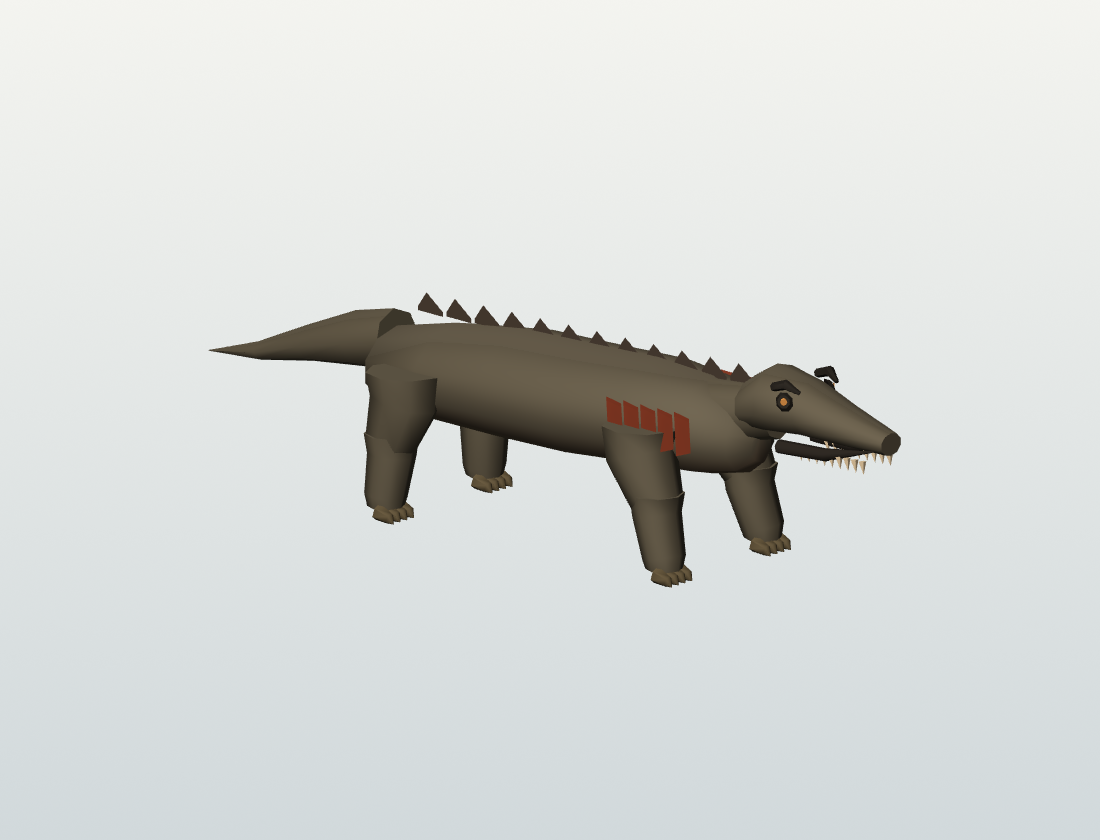
#> input picture assets/models/creatures/garruva/garruva-real-3d-three_quarter-v02.png, 1100 x 840 px
$ python compare.py
#> lines starting #> are read from the running program, lines starting #| are printed output that depends on the picture
#!/usr/bin/env python3
"""Compare V02 and V03 real exported GLB renders without generating concept art."""
from pathlib import Path
from PIL import Image, ImageFont, ImageDraw, ImageOps
ROOT=Path(__file__).resolve().parent.parent
old=Path(__file__).resolve().parents[2]/'garruva'/'garruva-real-3d-three_quarter-v02.png'
if not old.is_file():
 old=Path('/mnt/data/ref-v02/Wildhaven_Megafauna_Savana_v02/previews/garruva-real-3d-three_quarter-v02.png')
new=ROOT/'previews/garruva-v03-real-glb-three_quarter.png'
if not old.exists():
 raise FileNotFoundError('Real V02 screenshot unavailable; cannot fabricate model comparison')
w,h=2300,1150
canvas=Image.new('RGB',(w,h),'#e9e7dd');d=ImageDraw.Draw(canvas)
#> after `canvas = Image.new('RGB', (w, h), '#e9e7dd')`:
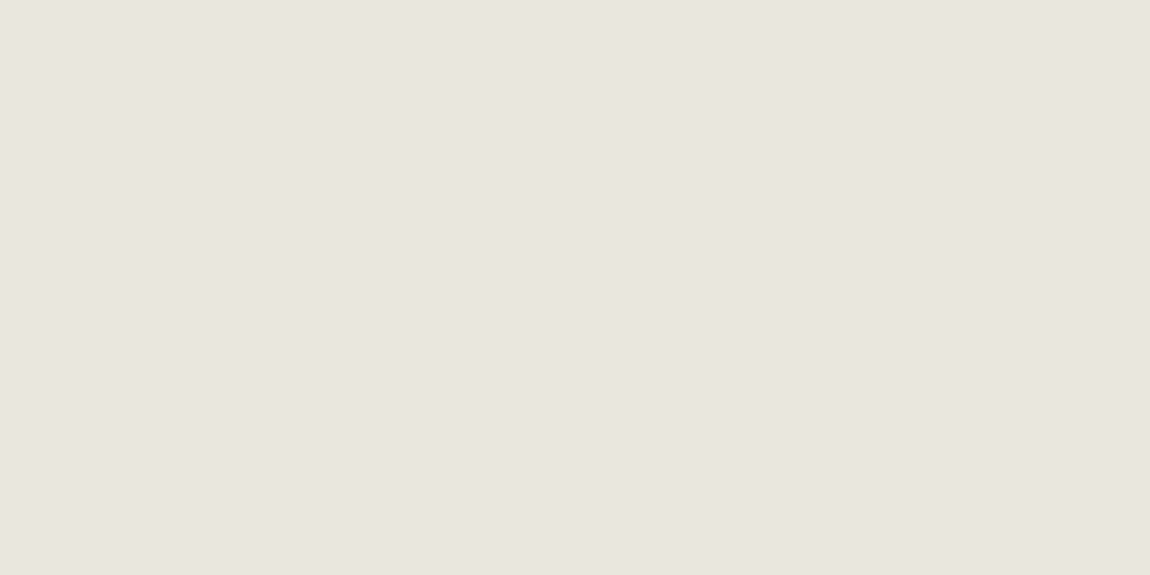
#> canvas: PIL image 2300x1150 RGB (shown at 1/2 size); mean R, G, B 233, 231, 221
try:
 font=ImageFont.truetype('/usr/share/fonts/truetype/dejavu/DejaVuSans-Bold.ttf',34)
 smaller=ImageFont.truetype('/usr/share/fonts/truetype/dejavu/DejaVuSans.ttf',23)
except OSError:
 font=ImageFont.load_default();smaller=font
for path,x,name in [(old,30,'V02 — MODELO ANTERIOR'),(new,1170,'V03 — BLOQUEIO FACETADO')]:
 im=Image.open(path).convert('RGB');f=ImageOps.contain(im,(1080,950))
#> further down, im is the input picture: PIL image 1100x840 RGB; mean R, G, B 214.4, 217.2, 215.1
 canvas.paste(f,(x+(1080-f.width)//2,90+(950-f.height)//2))
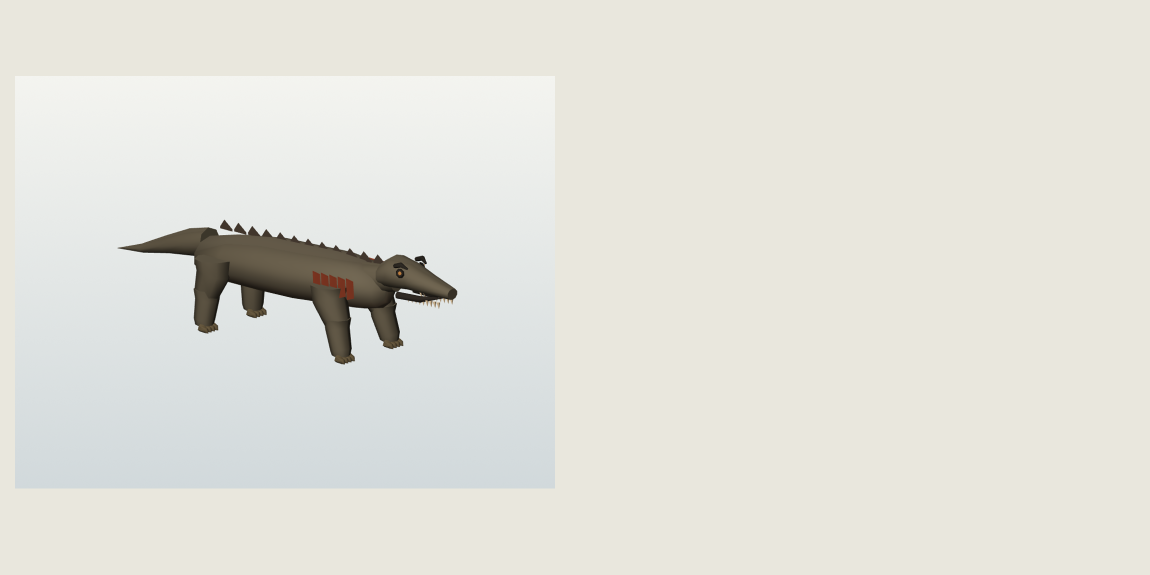
#> canvas: PIL image 2300x1150 RGB (shown at 1/2 size); mean R, G, B 226.7, 226.3, 219
#> (the run stopped early here; a loop or call above may not have finished)
